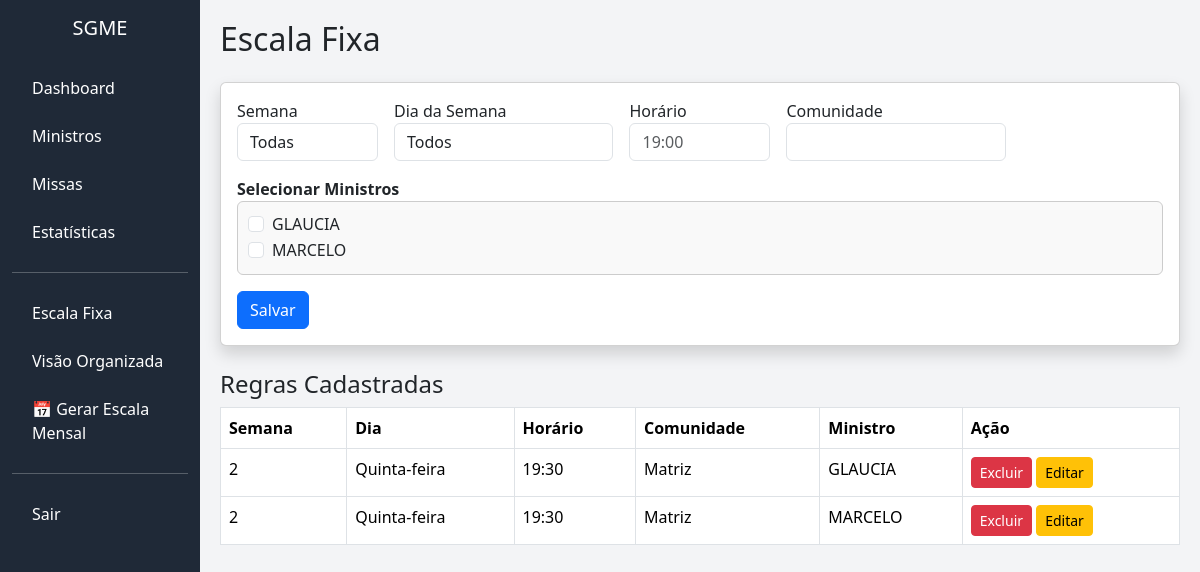
The app's page /escala_fixa (signed in) with its own data.
### models.py (models this page shows, shortened)
class Ministro(db.Model):
    id = db.Column(db.Integer, primary_key=True)
    nome = db.Column(db.String(120))
    telefone = db.Column(db.String(20))
    email = db.Column(db.String(120))
    data_nascimento = db.Column(db.Date)
    tempo_ministerio = db.Column(db.Integer)
    data_cadastro = db.Column(db.Date, default=date.today)
    id_paroquia = db.Column(db.Integer, db.ForeignKey('paroquia.id'))
    token_publico = db.Column(db.String(120), unique=True,default=lambda: str(uuid.uuid4()))
    __table_args__ = (
        db.UniqueConstraint('nome', 'id_paroquia', name='unique_ministro_paroquia'),
    )

class EscalaFixa(db.Model):
    id = db.Column(db.Integer, primary_key=True)
    semana = db.Column(db.Integer)          # 1-5 (opcional)
    dia_semana = db.Column(db.Integer)      # 0=Segunda, 6=Domingo
    horario = db.Column(db.String(10))      # opcional
    comunidade = db.Column(db.String(100))  # opcional
    id_ministro = db.Column(
    db.Integer,
    db.ForeignKey('ministro.id', ondelete="CASCADE"))
    id_paroquia = db.Column(db.Integer)
    ministro = db.relationship("Ministro", passive_deletes=True)

### app.py (the view, shortened to what this page needs)
@app.route("/escala_fixa", methods=["GET", "POST"])
@login_required
def escala_fixa():
    ministros = Ministro.query.filter_by(
        id_paroquia=current_user.id_paroquia
    ).order_by(Ministro.nome).all()
    fixos = EscalaFixa.query.filter_by(
        id_paroquia=current_user.id_paroquia
    ).all()
    return render_template(
        "escala_fixa.html",
        ministros=ministros,
        fixos=fixos
    )

### app.py (called while the page is built)
@login_manager.user_loader
def load_user(user_id):
    return Usuario.query.get(int(user_id))

### templates/escala_fixa.html (shortened to what this page needs)
{% extends "base.html" %}
{% block content %}
<h2 class="mb-4">Escala Fixa</h2>
<div class="card shadow mb-4">
    <div class="card-body">
<form method="POST" class="row g-3">
    <div class="col-md-2">
        <label>Semana</label>
        <select name="semana" class="form-control">
            <option value="">Todas</option>
        </select>
    </div>
    <div class="col-md-3">
        <label>Dia da Semana</label>
        <select name="dia_semana" class="form-control">
            <option value="">Todos</option>
        </select>
    </div>
    <div class="col-md-2">
        <label>Horário</label>
        <input type="text" name="horario" class="form-control" placeholder="19:00">
    </div>
    <div class="col-md-3">
        <label>Comunidade</label>
        <input type="text" name="comunidade" class="form-control">
    </div>
    <div class="col-12">
        <label><strong>Selecionar Ministros</strong></label>
        <div style="max-height:220px; overflow-y:auto; border:1px solid #ccc; padding:10px; border-radius:6px; background:#f9f9f9;">
            {% for m in ministros|sort(attribute='nome') %}
            <div class="form-check">
                <input class="form-check-input"
                       type="checkbox"
                       name="ministros"
                       value="{{ m.id }}">
                <label class="form-check-label">
                    {{ m.nome }}
                </label>
            </div>
            {% endfor %}
        </div>
    </div>
    <div class="col-12">
        <button class="btn btn-primary">Salvar</button>
    </div>
</form>
    </div>
</div>
<h4>Regras Cadastradas</h4>
<table class="table table-bordered">
    <tr>
        <th>Semana</th>
        <th>Dia</th>
        <th>Horário</th>
        <th>Comunidade</th>
        <th>Ministro</th>
        <th>Ação</th>
    </tr>
    {% for f in fixos %}
    <tr>
        <td>{{ f.semana if f.semana else "Todas" }}</td>
        <td>
        {% if f.dia_semana == 0 %}Segunda-feira
        {% elif f.dia_semana == 1 %}Terça-feira
        {% elif f.dia_semana == 2 %}Quarta-feira
        {% elif f.dia_semana == 3 %}Quinta-feira
        {% elif f.dia_semana == 4 %}Sexta-feira
        {% elif f.dia_semana == 5 %}Sábado
        {% elif f.dia_semana == 6 %}Domingo
        {% else %}Todos{% endif %}
        </td>
        <td>{{ f.horario if f.horario else "Todos" }}</td>
        <td>{{ f.comunidade if f.comunidade else "Todas" }}</td>
        <td>{{ f.ministro.nome }}</td>
        <td>
            <a href="{{ url_for('excluir_escala_fixa', id=f.id) }}"
               class="btn btn-sm btn-danger">
               Excluir
            </a>
            <a href="{{ url_for('editar_escala_fixa', id=f.id) }}"
               class="btn btn-warning btn-sm">
               Editar
            </a>
        </td>
    </tr>
    {% endfor %}
</table>
{% endblock %}

### templates/base.html (style rules this page uses)
body { overflow-x: hidden; background-color: #f3f4f6; }

### records on screen
Ministro: nome "GLAUCIA"
Ministro: nome "MARCELO"
EscalaFixa: semana "2", dia_semana "Quinta-feira", horario "19:30", comunidade "Matriz", ministro.nome "GLAUCIA"
EscalaFixa: semana "2", dia_semana "Quinta-feira", horario "19:30", comunidade "Matriz", ministro.nome "MARCELO"
